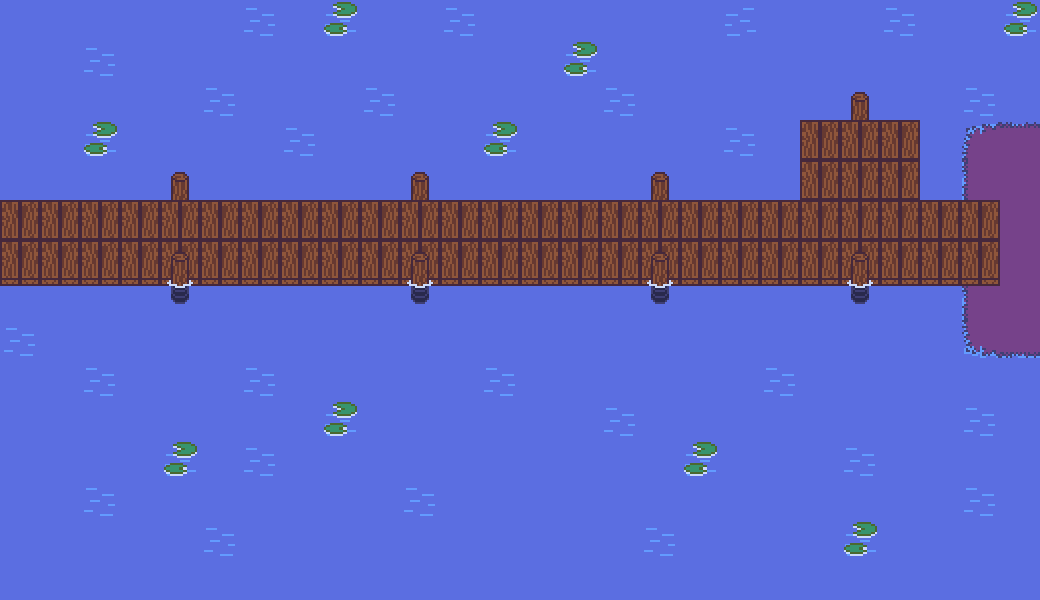

A 2D game scene composited from a Tiled map and its tileset images. What follows is a short description and the map's XML, with every tile layer's data as written:
An orthogonal 26x15 tile map with 40x40 px tiles, 4 tile layers (tiles_lake, tiles_bridge, tiles_lily, tiles_pillartop) and 18 objects (3x npc, 2x transition, script, spawn, entry_left, ...).

<map version="1.11" tiledversion="1.12.2" orientation="orthogonal" renderorder="right-down" width="26" height="15" tilewidth="40" tileheight="40" infinite="0" nextlayerid="16" nextobjectid="34">
 <editorsettings>
  <export target="room_bridge.lua" format="lua" />
 </editorsettings>
 <properties>
  <property name="name" value="Misty Lake - Bridge" />
 </properties>
 <tileset firstgid="1" source="../tilesets/mistylake.tsx" />
 <layer id="1" name="tiles_lake" width="26" height="15">
  <data encoding="csv">
22,22,22,22,22,22,22,22,22,22,22,22,22,22,22,22,22,22,22,22,22,22,22,22,22,22,
22,22,22,22,22,22,22,22,22,22,22,22,22,22,22,22,22,22,22,22,22,22,22,22,22,22,
22,22,22,22,22,22,22,22,22,22,22,22,22,22,22,22,22,22,22,22,22,22,22,22,22,22,
22,22,22,22,22,22,22,22,22,22,22,22,22,22,22,22,22,22,22,22,22,22,22,22,19,20,
22,22,22,22,22,22,22,22,22,22,22,22,22,22,22,22,22,22,22,22,22,22,22,22,25,26,
22,22,22,22,22,22,22,22,22,22,22,22,22,22,22,22,22,22,22,22,22,22,22,22,25,26,
22,22,22,22,22,22,22,22,22,22,22,22,22,22,22,22,22,22,22,22,22,22,22,22,25,26,
22,22,22,22,22,22,22,22,22,22,22,22,22,22,22,22,22,22,22,22,22,22,22,22,25,26,
22,22,22,22,22,22,22,22,22,22,22,22,22,22,22,22,22,22,22,22,22,22,22,22,31,32,
22,22,22,22,22,22,22,22,22,22,22,22,22,22,22,22,22,22,22,22,22,22,22,22,22,22,
22,22,22,22,22,22,22,22,22,22,22,22,22,22,22,22,22,22,22,22,22,22,22,22,22,22,
22,22,22,22,22,22,22,22,22,22,22,22,22,22,22,22,22,22,22,22,22,22,22,22,22,22,
22,22,22,22,22,22,22,22,22,22,22,22,22,22,22,22,22,22,22,22,22,22,22,22,22,22,
22,22,22,22,22,22,22,22,22,22,22,22,22,22,22,22,22,22,22,22,22,22,22,22,22,22,
22,22,22,22,22,22,22,22,22,22,22,22,22,22,22,22,22,22,22,22,22,22,22,22,22,22
</data>
 </layer>
 <layer id="10" name="tiles_bridge" width="26" height="15">
  <data encoding="csv">
0,0,0,0,0,0,23,0,30,0,0,23,0,0,0,0,0,0,30,0,0,0,23,0,0,30,
0,0,23,0,0,0,0,0,0,0,0,0,0,0,30,0,0,0,0,0,0,0,0,0,0,0,
0,0,0,0,0,23,0,0,0,23,0,0,0,0,0,23,0,0,0,0,0,52,0,0,23,0,
0,0,30,0,0,0,0,23,0,0,0,0,30,0,0,0,0,0,23,0,50,50,50,0,0,0,
0,0,0,0,52,0,0,0,0,0,52,0,0,0,0,0,52,0,0,0,50,50,50,0,0,0,
50,50,50,50,50,50,50,50,50,50,50,50,50,50,50,50,50,50,50,50,50,50,50,50,50,0,
50,50,50,50,50,50,50,50,50,50,50,50,50,50,50,50,50,50,50,50,50,50,50,50,50,0,
56,56,56,56,56,56,56,56,56,56,56,56,56,56,56,56,56,56,56,56,56,56,56,56,56,0,
23,0,0,0,0,0,0,0,0,0,0,0,0,0,0,0,0,0,0,0,0,0,0,0,0,0,
0,0,23,0,0,0,23,0,0,0,0,0,23,0,0,0,0,0,0,23,0,0,0,0,0,0,
0,0,0,0,0,0,0,0,30,0,0,0,0,0,0,23,0,0,0,0,0,0,0,0,23,0,
0,0,0,0,30,0,23,0,0,0,0,0,0,0,0,0,0,30,0,0,0,23,0,0,0,0,
0,0,23,0,0,0,0,0,0,0,23,0,0,0,0,0,0,0,0,0,0,0,0,0,23,0,
0,0,0,0,0,23,0,0,0,0,0,0,0,0,0,0,23,0,0,0,0,30,0,0,0,0,
0,0,0,0,0,0,0,0,0,0,0,0,0,0,0,0,0,0,0,0,0,0,0,0,0,0
</data>
 </layer>
 <layer id="15" name="tiles_lily" width="26" height="15">
  <data encoding="csv">
0,0,0,0,0,0,0,0,35,0,0,0,0,0,0,0,0,0,0,0,0,0,0,0,0,35,
0,0,0,0,0,0,0,0,0,0,0,0,0,0,35,0,0,0,0,0,0,0,0,0,0,0,
0,0,0,0,0,0,0,0,0,0,0,0,0,0,0,0,0,0,0,0,0,0,0,0,0,0,
0,0,35,0,0,0,0,0,0,0,0,0,35,0,0,0,0,0,0,0,0,0,0,0,0,0,
0,0,0,0,0,0,0,0,0,0,0,0,0,0,0,0,0,0,0,0,0,0,0,0,0,0,
0,0,0,0,0,0,0,0,0,0,0,0,0,0,0,0,0,0,0,0,0,0,0,0,0,0,
0,0,0,0,0,0,0,0,0,0,0,0,0,0,0,0,0,0,0,0,0,0,0,0,0,0,
0,0,0,0,0,0,0,0,0,0,0,0,0,0,0,0,0,0,0,0,0,0,0,0,0,0,
0,0,0,0,0,0,0,0,0,0,0,0,0,0,0,0,0,0,0,0,0,0,0,0,0,0,
0,0,0,0,0,0,0,0,0,0,0,0,0,0,0,0,0,0,0,0,0,0,0,0,0,0,
0,0,0,0,0,0,0,0,35,0,0,0,0,0,0,0,0,0,0,0,0,0,0,0,0,0,
0,0,0,0,35,0,0,0,0,0,0,0,0,0,0,0,0,35,0,0,0,0,0,0,0,0,
0,0,0,0,0,0,0,0,0,0,0,0,0,0,0,0,0,0,0,0,0,0,0,0,0,0,
0,0,0,0,0,0,0,0,0,0,0,0,0,0,0,0,0,0,0,0,0,35,0,0,0,0,
0,0,0,0,0,0,0,0,0,0,0,0,0,0,0,0,0,0,0,0,0,0,0,0,0,0
</data>
 </layer>
 <objectgroup color="#0000ff" id="2" name="collision">
  <object id="1" x="920" y="80" width="40" height="120" />
  <object id="2" x="760" y="80" width="40" height="120" />
  <object id="3" x="0" y="160" width="760" height="40" />
  <object id="4" x="0" y="280" width="920" height="40" />
  <object id="5" x="960" y="80" width="80" height="40" />
  <object id="6" x="800" y="80" width="120" height="40" />
  <object id="31" x="920" y="280" width="40" height="120" />
  <object id="32" x="960" y="360" width="80" height="40" />
 </objectgroup>
 <objectgroup color="#ff00ff" id="3" name="objects">
  <object id="9" name="transition" x="-40" y="200" width="40" height="80">
   <properties>
    <property name="map" value="room1" />
    <property name="marker" value="entry" />
   </properties>
  </object>
  <object id="14" name="npc" x="320" y="200" width="40" height="40">
   <properties>
    <property name="actor" value="koakuma" />
    <property name="once" type="bool" value="true" />
   </properties>
  </object>
  <object id="21" name="npc" x="840" y="160" width="40" height="40">
   <properties>
    <property name="actor" value="bridge_chest" />
    <property name="solid" type="bool" value="true" />
    <property name="text" value="* An empty chest." />
   </properties>
  </object>
  <object id="23" name="transition" x="1040" y="120" width="40" height="240">
   <properties>
    <property name="map" value="room2" />
    <property name="marker" value="entry" />
   </properties>
  </object>
  <object id="25" name="script" x="280" y="200" width="40" height="80">
   <properties>
    <property name="cutscene" value="koakuma.bridge" />
    <property name="once" type="bool" value="true" />
   </properties>
  </object>
  <object id="30" name="npc" x="920" y="200" width="40" height="40">
   <properties>
    <property name="actor" value="rumia" />
    <property name="encounter" value="rumia" />
    <property name="once" type="bool" value="true" />
   </properties>
  </object>
 </objectgroup>
 <objectgroup color="#7f00ff" id="4" name="markers">
  <object id="10" name="spawn" x="120" y="240">
   <point />
  </object>
  <object id="11" name="entry_left" x="40" y="240">
   <point />
  </object>
  <object id="24" name="entry_right" x="1000" y="240">
   <point />
  </object>
  <object id="27" name="camera" x="720" y="240">
   <point />
  </object>
 </objectgroup>
 <layer id="11" name="tiles_pillartop" width="26" height="15">
  <data encoding="csv">
0,0,0,0,0,0,0,0,0,0,0,0,0,0,0,0,0,0,0,0,0,0,0,0,0,0,
0,0,0,0,0,0,0,0,0,0,0,0,0,0,0,0,0,0,0,0,0,0,0,0,0,0,
0,0,0,0,0,0,0,0,0,0,0,0,0,0,0,0,0,0,0,0,0,0,0,0,0,0,
0,0,0,0,0,0,0,0,0,0,0,0,0,0,0,0,0,0,0,0,0,0,0,0,0,0,
0,0,0,0,0,0,0,0,0,0,0,0,0,0,0,0,0,0,0,0,0,0,0,0,0,0,
0,0,0,0,0,0,0,0,0,0,0,0,0,0,0,0,0,0,0,0,0,0,0,0,0,0,
0,0,0,0,52,0,0,0,0,0,52,0,0,0,0,0,52,0,0,0,0,52,0,0,0,0,
0,0,0,0,58,0,0,0,0,0,58,0,0,0,0,0,58,0,0,0,0,58,0,0,0,0,
0,0,0,0,0,0,0,0,0,0,0,0,0,0,0,0,0,0,0,0,0,0,0,0,0,0,
0,0,0,0,0,0,0,0,0,0,0,0,0,0,0,0,0,0,0,0,0,0,0,0,0,0,
0,0,0,0,0,0,0,0,0,0,0,0,0,0,0,0,0,0,0,0,0,0,0,0,0,0,
0,0,0,0,0,0,0,0,0,0,0,0,0,0,0,0,0,0,0,0,0,0,0,0,0,0,
0,0,0,0,0,0,0,0,0,0,0,0,0,0,0,0,0,0,0,0,0,0,0,0,0,0,
0,0,0,0,0,0,0,0,0,0,0,0,0,0,0,0,0,0,0,0,0,0,0,0,0,0,
0,0,0,0,0,0,0,0,0,0,0,0,0,0,0,0,0,0,0,0,0,0,0,0,0,0
</data>
 </layer>
</map>
